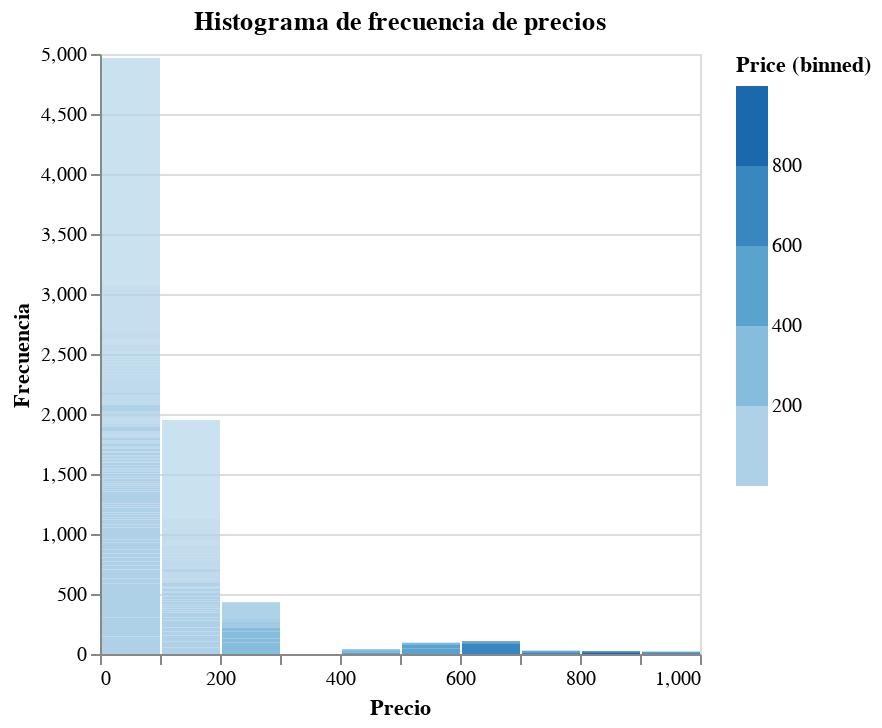

Write notebook code for a chart like this one.
### Code cell
# price, histogram
alt.Chart(source).mark_bar().encode(
    alt.X('Price', bin=True, title="Precio"),
    alt.Y('Frequency', title="Frecuencia"),
    alt.Color('Price', bin=True),
    tooltip=['Price', 'Frequency']
).properties(title="Histograma de frecuencia de precios")

### Figure 1 — Vega-Lite specification as saved in the notebook (floating-point values rounded to 4 significant figures; data arrays with more than 128 entries replaced by an {"elided": "..."} marker saying what was removed)
{"$schema": "https://vega.github.io/schema/vega-lite/v5.20.1.json", "config": {"view": {"continuousHeight": 300, "continuousWidth": 300}}, "data": {"name": "data-a609e6a651a9fbd31ef9578b9d426539"}, "datasets": {"data-a609e6a651a9fbd31ef9578b9d426539": {"elided": "2988 records"}}, "encoding": {"color": {"bin": true, "field": "Price", "type": "quantitative"}, "tooltip": [{"field": "Price", "type": "quantitative"}, {"field": "Frequency", "type": "quantitative"}], "x": {"bin": true, "field": "Price", "title": "Precio", "type": "quantitative"}, "y": {"field": "Frequency", "title": "Frecuencia", "type": "quantitative"}}, "mark": {"type": "bar"}, "title": "Histograma de frecuencia de precios"}
